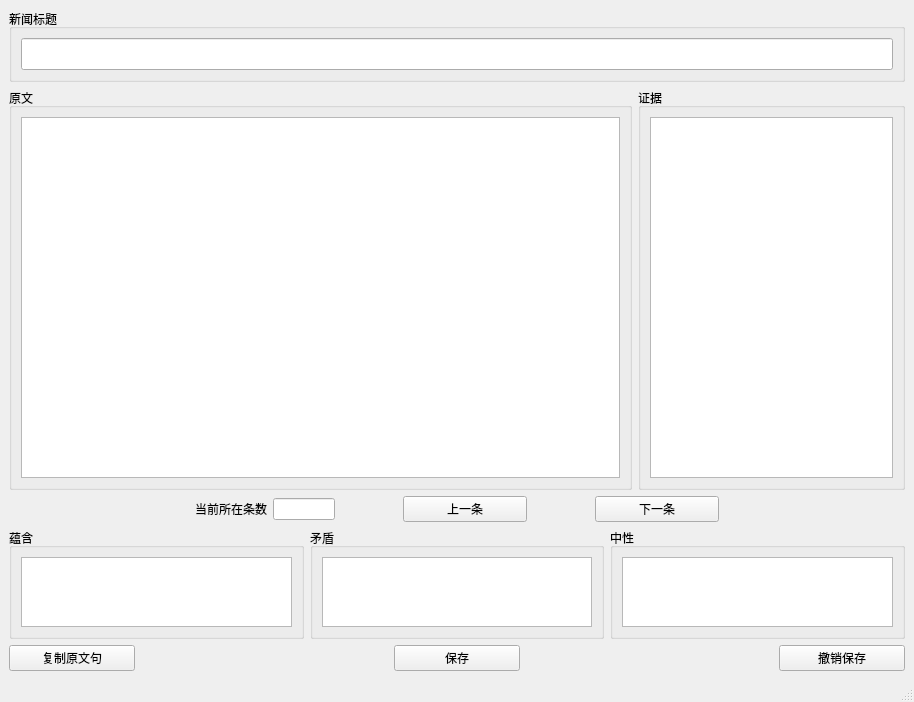
<?xml version="1.0" encoding="UTF-8"?>
<ui version="4.0">
 <class>MainWindow</class>
 <widget class="QMainWindow" name="MainWindow">
  <property name="geometry">
   <rect>
    <x>0</x>
    <y>0</y>
    <width>914</width>
    <height>702</height>
   </rect>
  </property>
  <property name="windowTitle">
   <string>数据标注</string>
  </property>
  <widget class="QWidget" name="centralwidget">
   <layout class="QVBoxLayout" name="verticalLayout_9" stretch="1,20,1,2,1">
    <item>
     <layout class="QHBoxLayout" name="horizontalLayout_3">
      <item>
       <widget class="QGroupBox" name="groupBox_6">
        <property name="title">
         <string>新闻标题</string>
        </property>
        <layout class="QVBoxLayout" name="verticalLayout_8" stretch="0">
         <item>
          <widget class="QLineEdit" name="title_text">
           <property name="font">
            <font>
             <pointsize>15</pointsize>
            </font>
           </property>
           <property name="alignment">
            <set>Qt::AlignCenter</set>
           </property>
          </widget>
         </item>
        </layout>
       </widget>
      </item>
     </layout>
    </item>
    <item>
     <layout class="QHBoxLayout" name="horizontalLayout_4" stretch="7,3">
      <item>
       <widget class="QGroupBox" name="groupBox_4">
        <property name="title">
         <string>原文</string>
        </property>
        <layout class="QVBoxLayout" name="verticalLayout_4">
         <item>
          <widget class="QListWidget" name="source_text">
           <property name="font">
            <font>
             <pointsize>15</pointsize>
            </font>
           </property>
           <property name="editTriggers">
            <set>QAbstractItemView::AnyKeyPressed|QAbstractItemView::DoubleClicked|QAbstractItemView::EditKeyPressed</set>
           </property>
           <property name="dragEnabled">
            <bool>true</bool>
           </property>
           <property name="dragDropOverwriteMode">
            <bool>false</bool>
           </property>
           <property name="dragDropMode">
            <enum>QAbstractItemView::DragOnly</enum>
           </property>
          </widget>
         </item>
        </layout>
       </widget>
      </item>
      <item>
       <widget class="QGroupBox" name="groupBox_5">
        <property name="title">
         <string>证据</string>
        </property>
        <layout class="QVBoxLayout" name="verticalLayout_5">
         <item>
          <widget class="QListWidget" name="evidence_text">
           <property name="font">
            <font>
             <pointsize>15</pointsize>
            </font>
           </property>
           <property name="dragEnabled">
            <bool>true</bool>
           </property>
           <property name="dragDropMode">
            <enum>QAbstractItemView::InternalMove</enum>
           </property>
           <property name="defaultDropAction">
            <enum>Qt::MoveAction</enum>
           </property>
          </widget>
         </item>
        </layout>
       </widget>
      </item>
     </layout>
    </item>
    <item>
     <layout class="QHBoxLayout" name="horizontalLayout_6" stretch="3,1,1,1,2,1,2,3">
      <item>
       <spacer name="horizontalSpacer_3">
        <property name="orientation">
         <enum>Qt::Horizontal</enum>
        </property>
        <property name="sizeHint" stdset="0">
         <size>
          <width>40</width>
          <height>20</height>
         </size>
        </property>
       </spacer>
      </item>
      <item>
       <widget class="QLabel" name="label_2">
        <property name="text">
         <string>当前所在条数</string>
        </property>
       </widget>
      </item>
      <item>
       <widget class="QLineEdit" name="current_id">
        <property name="font">
         <font>
          <pointsize>9</pointsize>
         </font>
        </property>
        <property name="alignment">
         <set>Qt::AlignCenter</set>
        </property>
        <property name="readOnly">
         <bool>false</bool>
        </property>
       </widget>
      </item>
      <item>
       <spacer name="horizontalSpacer">
        <property name="orientation">
         <enum>Qt::Horizontal</enum>
        </property>
        <property name="sizeHint" stdset="0">
         <size>
          <width>40</width>
          <height>20</height>
         </size>
        </property>
       </spacer>
      </item>
      <item>
       <widget class="QPushButton" name="previous_text">
        <property name="text">
         <string>上一条</string>
        </property>
       </widget>
      </item>
      <item>
       <spacer name="horizontalSpacer_2">
        <property name="orientation">
         <enum>Qt::Horizontal</enum>
        </property>
        <property name="sizeHint" stdset="0">
         <size>
          <width>40</width>
          <height>20</height>
         </size>
        </property>
       </spacer>
      </item>
      <item>
       <widget class="QPushButton" name="next_text">
        <property name="text">
         <string>下一条</string>
        </property>
        <property name="autoRepeatInterval">
         <number>100</number>
        </property>
       </widget>
      </item>
      <item>
       <spacer name="horizontalSpacer_4">
        <property name="orientation">
         <enum>Qt::Horizontal</enum>
        </property>
        <property name="sizeHint" stdset="0">
         <size>
          <width>40</width>
          <height>20</height>
         </size>
        </property>
       </spacer>
      </item>
     </layout>
    </item>
    <item>
     <layout class="QHBoxLayout" name="horizontalLayout_5">
      <item>
       <widget class="QGroupBox" name="groupBox_2">
        <property name="title">
         <string>蕴含</string>
        </property>
        <layout class="QVBoxLayout" name="verticalLayout_6">
         <item>
          <widget class="QTextEdit" name="sup_text">
           <property name="font">
            <font>
             <pointsize>15</pointsize>
            </font>
           </property>
           <property name="tabChangesFocus">
            <bool>true</bool>
           </property>
          </widget>
         </item>
        </layout>
       </widget>
      </item>
      <item>
       <widget class="QGroupBox" name="groupBox">
        <property name="title">
         <string>矛盾</string>
        </property>
        <layout class="QVBoxLayout" name="verticalLayout_3">
         <item>
          <widget class="QTextEdit" name="ref_text">
           <property name="font">
            <font>
             <pointsize>15</pointsize>
            </font>
           </property>
           <property name="tabChangesFocus">
            <bool>true</bool>
           </property>
          </widget>
         </item>
        </layout>
       </widget>
      </item>
      <item>
       <widget class="QGroupBox" name="groupBox_3">
        <property name="title">
         <string>中性</string>
        </property>
        <layout class="QVBoxLayout" name="verticalLayout_7">
         <item>
          <widget class="QTextEdit" name="nei_text">
           <property name="font">
            <font>
             <pointsize>15</pointsize>
            </font>
           </property>
           <property name="tabChangesFocus">
            <bool>true</bool>
           </property>
          </widget>
         </item>
        </layout>
       </widget>
      </item>
     </layout>
    </item>
    <item>
     <layout class="QHBoxLayout" name="horizontalLayout_7" stretch="1,2,1,2,1">
      <item>
       <widget class="QPushButton" name="copy_button">
        <property name="text">
         <string>复制原文句</string>
        </property>
       </widget>
      </item>
      <item>
       <spacer name="horizontalSpacer_5">
        <property name="orientation">
         <enum>Qt::Horizontal</enum>
        </property>
        <property name="sizeHint" stdset="0">
         <size>
          <width>40</width>
          <height>20</height>
         </size>
        </property>
       </spacer>
      </item>
      <item>
       <widget class="QPushButton" name="save_button">
        <property name="text">
         <string>保存</string>
        </property>
       </widget>
      </item>
      <item>
       <spacer name="horizontalSpacer_6">
        <property name="orientation">
         <enum>Qt::Horizontal</enum>
        </property>
        <property name="sizeHint" stdset="0">
         <size>
          <width>40</width>
          <height>20</height>
         </size>
        </property>
       </spacer>
      </item>
      <item>
       <widget class="QPushButton" name="undo_button">
        <property name="text">
         <string>撤销保存</string>
        </property>
       </widget>
      </item>
     </layout>
    </item>
   </layout>
  </widget>
  <widget class="QStatusBar" name="statusbar"/>
 </widget>
 <resources/>
 <connections/>
</ui>
